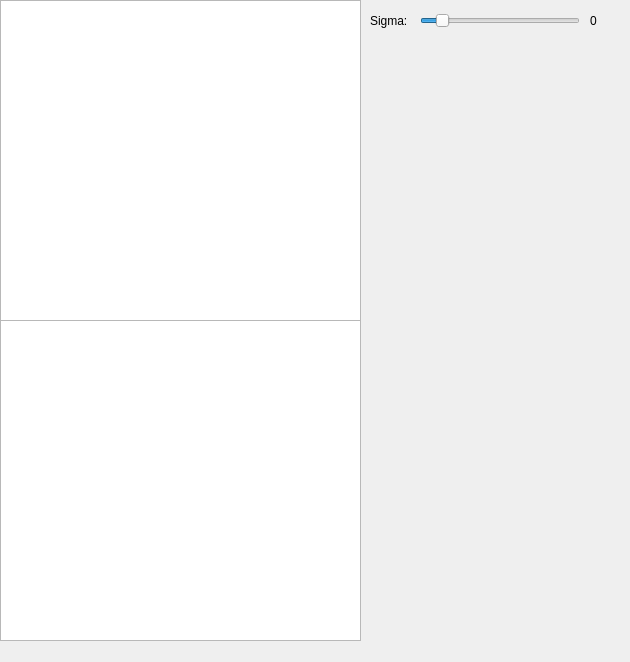
<?xml version="1.0" encoding="UTF-8"?>
<ui version="4.0">
 <class>ImageSmootherWindow</class>
 <widget class="QMainWindow" name="ImageSmootherWindow">
  <property name="geometry">
   <rect>
    <x>0</x>
    <y>0</y>
    <width>630</width>
    <height>662</height>
   </rect>
  </property>
  <property name="windowTitle">
   <string>MainWindow</string>
  </property>
  <widget class="QWidget" name="centralwidget">
   <widget class="QGraphicsView" name="viewFrom">
    <property name="geometry">
     <rect>
      <x>0</x>
      <y>0</y>
      <width>361</width>
      <height>321</height>
     </rect>
    </property>
   </widget>
   <widget class="QGraphicsView" name="viewTo">
    <property name="geometry">
     <rect>
      <x>0</x>
      <y>320</y>
      <width>361</width>
      <height>321</height>
     </rect>
    </property>
   </widget>
   <widget class="QSlider" name="sigmaSlider">
    <property name="geometry">
     <rect>
      <x>420</x>
      <y>10</y>
      <width>160</width>
      <height>22</height>
     </rect>
    </property>
    <property name="maximum">
     <number>500</number>
    </property>
    <property name="value">
     <number>50</number>
    </property>
    <property name="orientation">
     <enum>Qt::Horizontal</enum>
    </property>
   </widget>
   <widget class="QLabel" name="label">
    <property name="geometry">
     <rect>
      <x>370</x>
      <y>10</y>
      <width>51</width>
      <height>21</height>
     </rect>
    </property>
    <property name="text">
     <string>Sigma:</string>
    </property>
   </widget>
   <widget class="QLabel" name="sigmaValue">
    <property name="geometry">
     <rect>
      <x>590</x>
      <y>10</y>
      <width>31</width>
      <height>21</height>
     </rect>
    </property>
    <property name="text">
     <string>0</string>
    </property>
   </widget>
  </widget>
  <widget class="QMenuBar" name="menubar">
   <property name="geometry">
    <rect>
     <x>0</x>
     <y>0</y>
     <width>630</width>
     <height>22</height>
    </rect>
   </property>
  </widget>
 </widget>
 <resources/>
 <connections/>
</ui>
